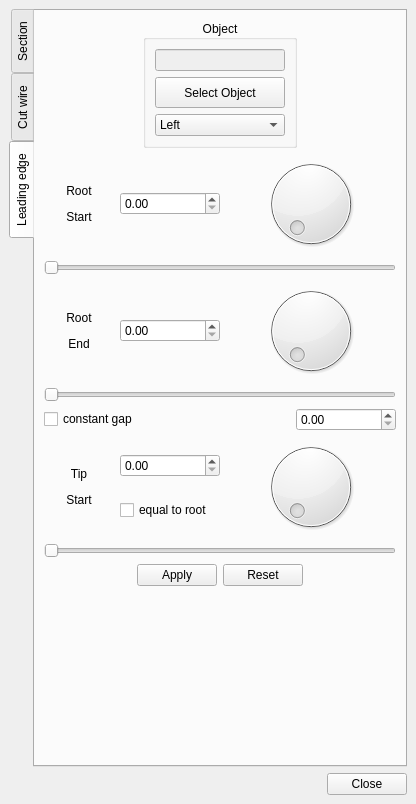
<?xml version="1.0" encoding="UTF-8"?>
<ui version="4.0">
 <class>DockWidget</class>
 <widget class="QDockWidget" name="DockWidget">
  <property name="geometry">
   <rect>
    <x>0</x>
    <y>0</y>
    <width>416</width>
    <height>804</height>
   </rect>
  </property>
  <property name="windowIcon">
   <iconset>
    <normaloff>../Icons/Aile-icon.svg</normaloff>../Icons/Aile-icon.svg</iconset>
  </property>
  <property name="windowTitle">
   <string>Wing toolkit</string>
  </property>
  <widget class="QWidget" name="dockWidgetContents">
   <layout class="QGridLayout" name="gridLayout">
    <item row="0" column="0">
     <layout class="QVBoxLayout" name="verticalLayout">
      <item>
       <widget class="QTabWidget" name="tabWidget">
        <property name="tabPosition">
         <enum>QTabWidget::West</enum>
        </property>
        <property name="currentIndex">
         <number>2</number>
        </property>
        <property name="iconSize">
         <size>
          <width>32</width>
          <height>16</height>
         </size>
        </property>
        <widget class="QWidget" name="Section_tab">
         <attribute name="icon">
          <iconset>
           <normaloff>../Icons/Section.svg</normaloff>../Icons/Section.svg</iconset>
         </attribute>
         <attribute name="title">
          <string>Section</string>
         </attribute>
         <layout class="QGridLayout" name="gridLayout_4">
          <item row="2" column="0">
           <widget class="QDial" name="Section_dial"/>
          </item>
          <item row="1" column="0">
           <widget class="QSlider" name="Section_horizontalSlider">
            <property name="orientation">
             <enum>Qt::Horizontal</enum>
            </property>
           </widget>
          </item>
          <item row="5" column="0">
           <spacer name="verticalSpacer">
            <property name="orientation">
             <enum>Qt::Vertical</enum>
            </property>
            <property name="sizeHint" stdset="0">
             <size>
              <width>20</width>
              <height>40</height>
             </size>
            </property>
           </spacer>
          </item>
          <item row="4" column="0">
           <layout class="QHBoxLayout" name="horizontalLayout">
            <item>
             <spacer name="horizontalSpacer_1">
              <property name="orientation">
               <enum>Qt::Horizontal</enum>
              </property>
              <property name="sizeHint" stdset="0">
               <size>
                <width>40</width>
                <height>20</height>
               </size>
              </property>
             </spacer>
            </item>
            <item>
             <widget class="QPushButton" name="Section_button_apply">
              <property name="text">
               <string>Apply</string>
              </property>
              <property name="autoDefault">
               <bool>false</bool>
              </property>
              <property name="flat">
               <bool>false</bool>
              </property>
             </widget>
            </item>
            <item>
             <widget class="QPushButton" name="Section_button_reset">
              <property name="text">
               <string>Reset</string>
              </property>
              <property name="autoDefault">
               <bool>false</bool>
              </property>
             </widget>
            </item>
            <item>
             <spacer name="horizontalSpacer_2">
              <property name="orientation">
               <enum>Qt::Horizontal</enum>
              </property>
              <property name="sizeHint" stdset="0">
               <size>
                <width>40</width>
                <height>20</height>
               </size>
              </property>
             </spacer>
            </item>
           </layout>
          </item>
          <item row="0" column="0">
           <layout class="QGridLayout" name="gridLayout_2">
            <item row="0" column="0">
             <spacer name="horizontalSpacer_7">
              <property name="orientation">
               <enum>Qt::Horizontal</enum>
              </property>
              <property name="sizeHint" stdset="0">
               <size>
                <width>40</width>
                <height>20</height>
               </size>
              </property>
             </spacer>
            </item>
            <item row="0" column="1">
             <widget class="QGroupBox" name="groupBox">
              <property name="maximumSize">
               <size>
                <width>281</width>
                <height>16777215</height>
               </size>
              </property>
              <property name="title">
               <string>Object</string>
              </property>
              <property name="alignment">
               <set>Qt::AlignCenter</set>
              </property>
              <layout class="QGridLayout" name="gridLayout_5">
               <item row="1" column="1">
                <layout class="QGridLayout" name="gridLayout_3">
                 <item row="1" column="0">
                  <widget class="QPushButton" name="Section_button_select_object">
                   <property name="minimumSize">
                    <size>
                     <width>130</width>
                     <height>31</height>
                    </size>
                   </property>
                   <property name="maximumSize">
                    <size>
                     <width>250</width>
                     <height>40</height>
                    </size>
                   </property>
                   <property name="text">
                    <string>Select Object</string>
                   </property>
                  </widget>
                 </item>
                 <item row="0" column="0">
                  <widget class="QLineEdit" name="Section_info_selected_object">
                   <property name="enabled">
                    <bool>false</bool>
                   </property>
                   <property name="minimumSize">
                    <size>
                     <width>0</width>
                     <height>0</height>
                    </size>
                   </property>
                   <property name="maximumSize">
                    <size>
                     <width>250</width>
                     <height>16777215</height>
                    </size>
                   </property>
                  </widget>
                 </item>
                 <item row="2" column="0">
                  <layout class="QGridLayout" name="gridLayout_13">
                   <item row="0" column="0">
                    <widget class="QLabel" name="label">
                     <property name="maximumSize">
                      <size>
                       <width>70</width>
                       <height>16777215</height>
                      </size>
                     </property>
                     <property name="text">
                      <string>Value</string>
                     </property>
                    </widget>
                   </item>
                   <item row="0" column="1">
                    <widget class="QDoubleSpinBox" name="Section_doubleSpinBox">
                     <property name="maximumSize">
                      <size>
                       <width>100</width>
                       <height>16777215</height>
                      </size>
                     </property>
                    </widget>
                   </item>
                  </layout>
                 </item>
                </layout>
               </item>
              </layout>
              <zorder></zorder>
             </widget>
            </item>
            <item row="0" column="3">
             <spacer name="horizontalSpacer_8">
              <property name="orientation">
               <enum>Qt::Horizontal</enum>
              </property>
              <property name="sizeHint" stdset="0">
               <size>
                <width>40</width>
                <height>20</height>
               </size>
              </property>
             </spacer>
            </item>
            <item row="0" column="2">
             <layout class="QGridLayout" name="gridLayout_14">
              <item row="0" column="0">
               <widget class="QRadioButton" name="Section_radioButton_XY">
                <property name="text">
                 <string>XY</string>
                </property>
                <property name="checked">
                 <bool>true</bool>
                </property>
                <attribute name="buttonGroup">
                 <string notr="true">buttonGroup</string>
                </attribute>
               </widget>
              </item>
              <item row="1" column="0">
               <widget class="QRadioButton" name="Section_radioButton_XZ">
                <property name="text">
                 <string>XZ</string>
                </property>
                <attribute name="buttonGroup">
                 <string notr="true">buttonGroup</string>
                </attribute>
               </widget>
              </item>
              <item row="2" column="0">
               <widget class="QRadioButton" name="Section_radioButton_YZ">
                <property name="text">
                 <string>YZ</string>
                </property>
                <attribute name="buttonGroup">
                 <string notr="true">buttonGroup</string>
                </attribute>
               </widget>
              </item>
             </layout>
            </item>
           </layout>
          </item>
         </layout>
        </widget>
        <widget class="QWidget" name="CutWire_tab">
         <attribute name="icon">
          <iconset>
           <normaloff>../Icons/CutWireDial-icon.svg</normaloff>../Icons/CutWireDial-icon.svg</iconset>
         </attribute>
         <attribute name="title">
          <string>Cut wire</string>
         </attribute>
         <layout class="QGridLayout" name="gridLayout_10">
          <item row="2" column="0">
           <layout class="QHBoxLayout" name="horizontalLayout_3">
            <item>
             <spacer name="horizontalSpacer_3">
              <property name="orientation">
               <enum>Qt::Horizontal</enum>
              </property>
              <property name="sizeHint" stdset="0">
               <size>
                <width>40</width>
                <height>20</height>
               </size>
              </property>
             </spacer>
            </item>
            <item>
             <widget class="QPushButton" name="CutWire_button_apply">
              <property name="text">
               <string>Apply</string>
              </property>
              <property name="autoDefault">
               <bool>false</bool>
              </property>
              <property name="flat">
               <bool>false</bool>
              </property>
             </widget>
            </item>
            <item>
             <widget class="QPushButton" name="CutWire_button_reset">
              <property name="text">
               <string>Reset</string>
              </property>
              <property name="autoDefault">
               <bool>false</bool>
              </property>
             </widget>
            </item>
            <item>
             <spacer name="horizontalSpacer_4">
              <property name="orientation">
               <enum>Qt::Horizontal</enum>
              </property>
              <property name="sizeHint" stdset="0">
               <size>
                <width>40</width>
                <height>20</height>
               </size>
              </property>
             </spacer>
            </item>
           </layout>
          </item>
          <item row="1" column="0">
           <layout class="QVBoxLayout" name="verticalLayout_2">
            <item>
             <layout class="QGridLayout" name="gridLayout_8">
              <item row="0" column="1">
               <widget class="QDoubleSpinBox" name="CutWire_doubleSpinBox_start">
                <property name="maximumSize">
                 <size>
                  <width>100</width>
                  <height>16777215</height>
                 </size>
                </property>
               </widget>
              </item>
              <item row="0" column="0">
               <widget class="QLabel" name="label_2">
                <property name="maximumSize">
                 <size>
                  <width>70</width>
                  <height>16777215</height>
                 </size>
                </property>
                <property name="text">
                 <string>Start</string>
                </property>
               </widget>
              </item>
             </layout>
            </item>
            <item>
             <widget class="QSlider" name="CutWire_horizontalSlider_start">
              <property name="orientation">
               <enum>Qt::Horizontal</enum>
              </property>
             </widget>
            </item>
            <item>
             <widget class="QDial" name="CutWire_dial_start"/>
            </item>
            <item>
             <layout class="QGridLayout" name="gridLayout_9">
              <item row="0" column="0">
               <widget class="QLabel" name="label_3">
                <property name="maximumSize">
                 <size>
                  <width>70</width>
                  <height>16777215</height>
                 </size>
                </property>
                <property name="text">
                 <string>End</string>
                </property>
               </widget>
              </item>
              <item row="0" column="1">
               <widget class="QDoubleSpinBox" name="CutWire_doubleSpinBox_end">
                <property name="maximumSize">
                 <size>
                  <width>100</width>
                  <height>16777215</height>
                 </size>
                </property>
               </widget>
              </item>
             </layout>
            </item>
            <item>
             <widget class="QSlider" name="CutWire_horizontalSlider_end">
              <property name="orientation">
               <enum>Qt::Horizontal</enum>
              </property>
             </widget>
            </item>
            <item>
             <layout class="QGridLayout" name="gridLayout_11">
              <item row="0" column="0">
               <widget class="QCheckBox" name="CutWire_CheckBox_gap">
                <property name="text">
                 <string>constant gap</string>
                </property>
               </widget>
              </item>
              <item row="0" column="2">
               <widget class="QDial" name="CutWire_dial_end"/>
              </item>
              <item row="0" column="1">
               <widget class="QDoubleSpinBox" name="CutWire_doubleSpinBox_gap">
                <property name="maximumSize">
                 <size>
                  <width>100</width>
                  <height>16777215</height>
                 </size>
                </property>
               </widget>
              </item>
             </layout>
            </item>
           </layout>
          </item>
          <item row="3" column="0">
           <spacer name="verticalSpacer_2">
            <property name="orientation">
             <enum>Qt::Vertical</enum>
            </property>
            <property name="sizeHint" stdset="0">
             <size>
              <width>20</width>
              <height>40</height>
             </size>
            </property>
           </spacer>
          </item>
          <item row="0" column="0">
           <layout class="QGridLayout" name="gridLayout_6">
            <item row="0" column="0">
             <spacer name="horizontalSpacer_5">
              <property name="orientation">
               <enum>Qt::Horizontal</enum>
              </property>
              <property name="sizeHint" stdset="0">
               <size>
                <width>40</width>
                <height>20</height>
               </size>
              </property>
             </spacer>
            </item>
            <item row="0" column="1">
             <widget class="QGroupBox" name="groupBox_2">
              <property name="maximumSize">
               <size>
                <width>281</width>
                <height>16777215</height>
               </size>
              </property>
              <property name="title">
               <string>Object</string>
              </property>
              <property name="alignment">
               <set>Qt::AlignCenter</set>
              </property>
              <layout class="QGridLayout" name="gridLayout_7">
               <item row="1" column="1" rowspan="2">
                <layout class="QGridLayout" name="gridLayout_12">
                 <item row="1" column="0">
                  <widget class="QPushButton" name="CutWire_button_select_object">
                   <property name="minimumSize">
                    <size>
                     <width>130</width>
                     <height>31</height>
                    </size>
                   </property>
                   <property name="maximumSize">
                    <size>
                     <width>250</width>
                     <height>40</height>
                    </size>
                   </property>
                   <property name="text">
                    <string>Select Object</string>
                   </property>
                  </widget>
                 </item>
                 <item row="0" column="0">
                  <widget class="QLineEdit" name="CutWire_info_selected_object">
                   <property name="enabled">
                    <bool>false</bool>
                   </property>
                   <property name="minimumSize">
                    <size>
                     <width>0</width>
                     <height>0</height>
                    </size>
                   </property>
                   <property name="maximumSize">
                    <size>
                     <width>250</width>
                     <height>16777215</height>
                    </size>
                   </property>
                  </widget>
                 </item>
                 <item row="2" column="0">
                  <widget class="QComboBox" name="CutWire_comboBox">
                   <item>
                    <property name="text">
                     <string>Left</string>
                    </property>
                   </item>
                   <item>
                    <property name="text">
                     <string>Right</string>
                    </property>
                   </item>
                   <item>
                    <property name="text">
                     <string>Both</string>
                    </property>
                   </item>
                  </widget>
                 </item>
                </layout>
               </item>
              </layout>
              <zorder></zorder>
             </widget>
            </item>
            <item row="0" column="2">
             <spacer name="horizontalSpacer_6">
              <property name="orientation">
               <enum>Qt::Horizontal</enum>
              </property>
              <property name="sizeHint" stdset="0">
               <size>
                <width>40</width>
                <height>20</height>
               </size>
              </property>
             </spacer>
            </item>
           </layout>
          </item>
         </layout>
        </widget>
        <widget class="QWidget" name="LeadingEdge_tab">
         <attribute name="icon">
          <iconset>
           <normaloff>../Icons/LeadingEdge-icon.svg</normaloff>../Icons/LeadingEdge-icon.svg</iconset>
         </attribute>
         <attribute name="title">
          <string>Leading edge</string>
         </attribute>
         <layout class="QGridLayout" name="gridLayout_18">
          <item row="0" column="0">
           <layout class="QGridLayout" name="gridLayout_15">
            <item row="0" column="1">
             <widget class="QGroupBox" name="groupBox_3">
              <property name="maximumSize">
               <size>
                <width>281</width>
                <height>16777215</height>
               </size>
              </property>
              <property name="title">
               <string>Object</string>
              </property>
              <property name="alignment">
               <set>Qt::AlignCenter</set>
              </property>
              <layout class="QGridLayout" name="gridLayout_17">
               <item row="0" column="0">
                <layout class="QGridLayout" name="gridLayout_16">
                 <item row="0" column="0">
                  <widget class="QLineEdit" name="LeadingEdge_info_selected_object">
                   <property name="enabled">
                    <bool>false</bool>
                   </property>
                   <property name="minimumSize">
                    <size>
                     <width>0</width>
                     <height>0</height>
                    </size>
                   </property>
                   <property name="maximumSize">
                    <size>
                     <width>250</width>
                     <height>16777215</height>
                    </size>
                   </property>
                  </widget>
                 </item>
                 <item row="1" column="0">
                  <widget class="QPushButton" name="LeadingEdge_button_select_object">
                   <property name="minimumSize">
                    <size>
                     <width>130</width>
                     <height>31</height>
                    </size>
                   </property>
                   <property name="maximumSize">
                    <size>
                     <width>250</width>
                     <height>40</height>
                    </size>
                   </property>
                   <property name="text">
                    <string>Select Object</string>
                   </property>
                  </widget>
                 </item>
                 <item row="2" column="0">
                  <widget class="QComboBox" name="LeadingEdge_comboBox">
                   <item>
                    <property name="text">
                     <string>Left</string>
                    </property>
                   </item>
                   <item>
                    <property name="text">
                     <string>Right</string>
                    </property>
                   </item>
                   <item>
                    <property name="text">
                     <string>Both</string>
                    </property>
                   </item>
                  </widget>
                 </item>
                </layout>
               </item>
              </layout>
             </widget>
            </item>
            <item row="0" column="0">
             <spacer name="horizontalSpacer_9">
              <property name="orientation">
               <enum>Qt::Horizontal</enum>
              </property>
              <property name="sizeHint" stdset="0">
               <size>
                <width>40</width>
                <height>20</height>
               </size>
              </property>
             </spacer>
            </item>
            <item row="0" column="2">
             <spacer name="horizontalSpacer_10">
              <property name="orientation">
               <enum>Qt::Horizontal</enum>
              </property>
              <property name="sizeHint" stdset="0">
               <size>
                <width>40</width>
                <height>20</height>
               </size>
              </property>
             </spacer>
            </item>
           </layout>
          </item>
          <item row="1" column="0">
           <layout class="QGridLayout" name="gridLayout_21">
            <item row="0" column="0">
             <layout class="QGridLayout" name="gridLayout_22">
              <item row="0" column="0">
               <widget class="QLabel" name="label_5">
                <property name="maximumSize">
                 <size>
                  <width>70</width>
                  <height>16777215</height>
                 </size>
                </property>
                <property name="text">
                 <string>&lt;html&gt;&lt;head/&gt;&lt;body&gt;&lt;p&gt;Root&lt;/p&gt;&lt;p&gt;Start&lt;/p&gt;&lt;/body&gt;&lt;/html&gt;</string>
                </property>
                <property name="alignment">
                 <set>Qt::AlignCenter</set>
                </property>
               </widget>
              </item>
              <item row="0" column="1">
               <widget class="QDoubleSpinBox" name="LeadingEdge_doubleSpinBox_Rootstart">
                <property name="maximumSize">
                 <size>
                  <width>100</width>
                  <height>16777215</height>
                 </size>
                </property>
               </widget>
              </item>
              <item row="0" column="2">
               <widget class="QDial" name="LeadingEdge_dial_Rootstart"/>
              </item>
             </layout>
            </item>
            <item row="2" column="0">
             <layout class="QGridLayout" name="gridLayout_23">
              <item row="0" column="0">
               <widget class="QLabel" name="label_6">
                <property name="maximumSize">
                 <size>
                  <width>70</width>
                  <height>16777215</height>
                 </size>
                </property>
                <property name="text">
                 <string>&lt;html&gt;&lt;head/&gt;&lt;body&gt;&lt;p&gt;Root&lt;/p&gt;&lt;p&gt;End&lt;/p&gt;&lt;/body&gt;&lt;/html&gt;</string>
                </property>
                <property name="alignment">
                 <set>Qt::AlignCenter</set>
                </property>
               </widget>
              </item>
              <item row="0" column="1">
               <widget class="QDoubleSpinBox" name="LeadingEdge_doubleSpinBox_Rootend">
                <property name="maximumSize">
                 <size>
                  <width>100</width>
                  <height>16777215</height>
                 </size>
                </property>
               </widget>
              </item>
              <item row="0" column="2">
               <widget class="QDial" name="LeadingEdge_dial_Rootend"/>
              </item>
             </layout>
            </item>
            <item row="1" column="0">
             <widget class="QSlider" name="LeadingEdge_horizontalSlider_Rootstart">
              <property name="orientation">
               <enum>Qt::Horizontal</enum>
              </property>
             </widget>
            </item>
            <item row="3" column="0">
             <widget class="QSlider" name="LeadingEdge_horizontalSlider_Rootend">
              <property name="orientation">
               <enum>Qt::Horizontal</enum>
              </property>
             </widget>
            </item>
            <item row="4" column="0">
             <layout class="QGridLayout" name="gridLayout_20">
              <item row="0" column="2">
               <widget class="QDoubleSpinBox" name="LeadingEdge_doubleSpinBox_gap">
                <property name="maximumSize">
                 <size>
                  <width>100</width>
                  <height>16777215</height>
                 </size>
                </property>
               </widget>
              </item>
              <item row="0" column="0">
               <widget class="QCheckBox" name="LeadingEdge_CheckBox_gap">
                <property name="text">
                 <string>constant gap</string>
                </property>
               </widget>
              </item>
             </layout>
            </item>
           </layout>
          </item>
          <item row="6" column="0">
           <spacer name="verticalSpacer_3">
            <property name="orientation">
             <enum>Qt::Vertical</enum>
            </property>
            <property name="sizeHint" stdset="0">
             <size>
              <width>20</width>
              <height>40</height>
             </size>
            </property>
           </spacer>
          </item>
          <item row="5" column="0">
           <layout class="QGridLayout" name="gridLayout_19">
            <item row="0" column="0">
             <spacer name="horizontalSpacer_11">
              <property name="orientation">
               <enum>Qt::Horizontal</enum>
              </property>
              <property name="sizeHint" stdset="0">
               <size>
                <width>40</width>
                <height>20</height>
               </size>
              </property>
             </spacer>
            </item>
            <item row="0" column="1">
             <widget class="QPushButton" name="LeadingEdge_button_apply">
              <property name="text">
               <string>Apply</string>
              </property>
              <property name="autoDefault">
               <bool>false</bool>
              </property>
              <property name="flat">
               <bool>false</bool>
              </property>
             </widget>
            </item>
            <item row="0" column="2">
             <widget class="QPushButton" name="LeadingEdge_button_reset">
              <property name="text">
               <string>Reset</string>
              </property>
              <property name="autoDefault">
               <bool>false</bool>
              </property>
             </widget>
            </item>
            <item row="0" column="3">
             <spacer name="horizontalSpacer_12">
              <property name="orientation">
               <enum>Qt::Horizontal</enum>
              </property>
              <property name="sizeHint" stdset="0">
               <size>
                <width>40</width>
                <height>20</height>
               </size>
              </property>
             </spacer>
            </item>
           </layout>
          </item>
          <item row="3" column="0">
           <layout class="QGridLayout" name="gridLayout_24">
            <item row="0" column="0">
             <layout class="QGridLayout" name="gridLayout_25">
              <item row="0" column="2">
               <widget class="QDial" name="LeadingEdge_dial_Tipstart"/>
              </item>
              <item row="0" column="0">
               <widget class="QLabel" name="label_4">
                <property name="maximumSize">
                 <size>
                  <width>70</width>
                  <height>16777215</height>
                 </size>
                </property>
                <property name="text">
                 <string>&lt;html&gt;&lt;head/&gt;&lt;body&gt;&lt;p&gt;Tip&lt;/p&gt;&lt;p&gt;Start&lt;/p&gt;&lt;/body&gt;&lt;/html&gt;</string>
                </property>
                <property name="alignment">
                 <set>Qt::AlignCenter</set>
                </property>
               </widget>
              </item>
              <item row="0" column="1">
               <layout class="QGridLayout" name="gridLayout_26">
                <item row="0" column="0">
                 <widget class="QDoubleSpinBox" name="LeadingEdge_doubleSpinBox_Tipstart">
                  <property name="maximumSize">
                   <size>
                    <width>100</width>
                    <height>16777215</height>
                   </size>
                  </property>
                 </widget>
                </item>
                <item row="1" column="0">
                 <widget class="QCheckBox" name="LeadingEdge_CheckBox_EqualRoot">
                  <property name="text">
                   <string>equal to root</string>
                  </property>
                 </widget>
                </item>
               </layout>
              </item>
             </layout>
            </item>
            <item row="1" column="0">
             <widget class="QSlider" name="LeadingEdge_horizontalSlider_Tipstart">
              <property name="orientation">
               <enum>Qt::Horizontal</enum>
              </property>
             </widget>
            </item>
           </layout>
          </item>
         </layout>
        </widget>
       </widget>
      </item>
      <item>
       <layout class="QHBoxLayout" name="horizontalLayout_2">
        <item>
         <spacer name="horizontalSpacer">
          <property name="orientation">
           <enum>Qt::Horizontal</enum>
          </property>
          <property name="sizeHint" stdset="0">
           <size>
            <width>40</width>
            <height>20</height>
           </size>
          </property>
         </spacer>
        </item>
        <item>
         <widget class="QPushButton" name="Close_button">
          <property name="text">
           <string>Close</string>
          </property>
         </widget>
        </item>
       </layout>
      </item>
     </layout>
    </item>
   </layout>
  </widget>
 </widget>
 <resources/>
 <connections/>
 <buttongroups>
  <buttongroup name="buttonGroup"/>
 </buttongroups>
</ui>
